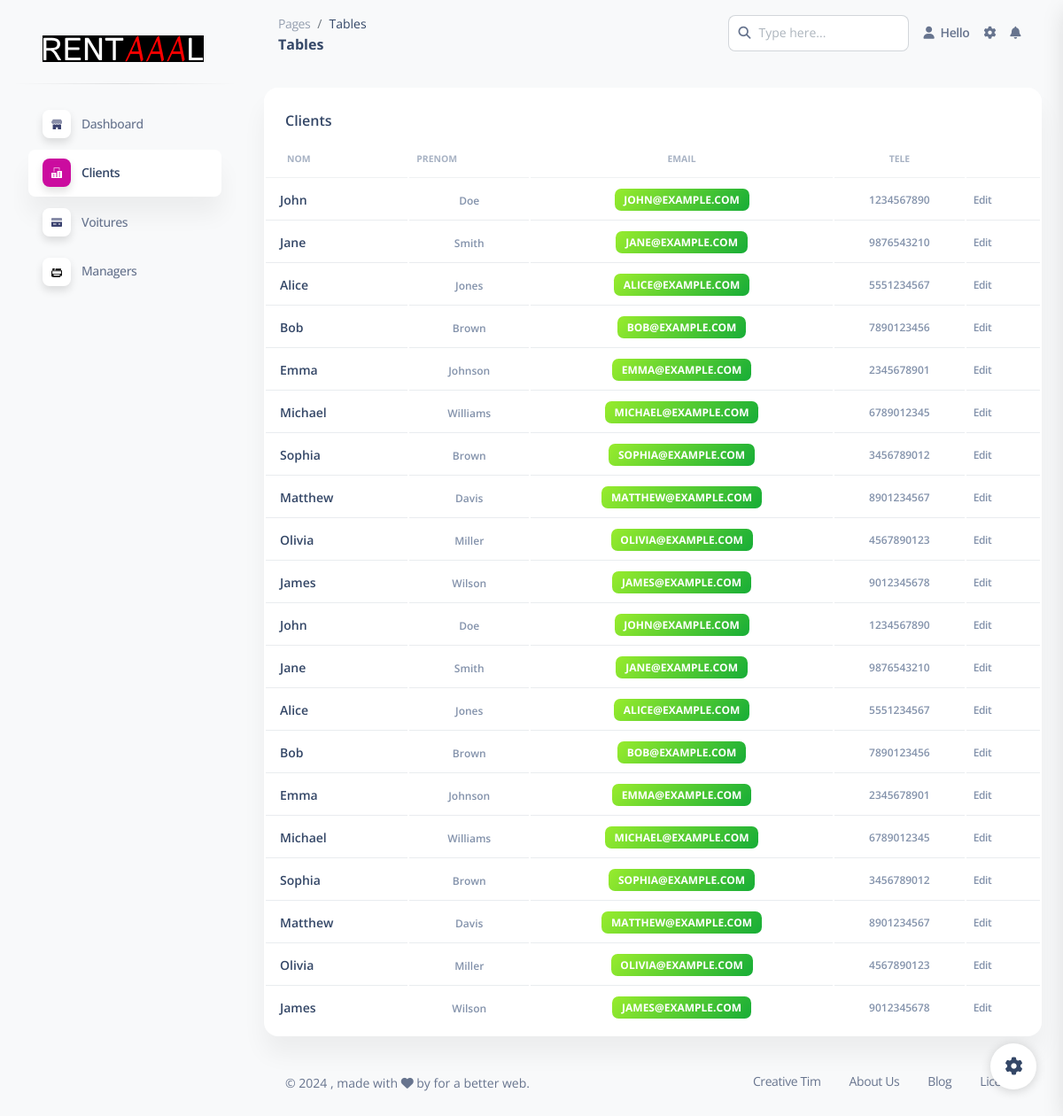
/dashboard/clients, run on the app's committed database.
### tables this page shows
CREATE TABLE client (
                id_client INTEGER PRIMARY KEY AUTOINCREMENT,
                nom TEXT NOT NULL,
                prenom TEXT NOT NULL,
                email TEXT NOT NULL,
                telephone TEXT NOT NULL);

### app.py (the view)
@app.route("/dashboard/clients")
def display_clients():
    clients = fetch_clients_from_database()
    ClientObj = []
    for client in clients:
        cli = Client(client[0], client[1], client[2], client[3], client[4])
        ClientObj.append(cli)
    return render_template("clients.html", clients=ClientObj)

### app.py (called while the page is built)
def fetch_clients_from_database():
    conn = sql.connect("loc.db")
    cursor = conn.cursor()
    cursor.execute("SELECT * FROM client")
    cli = cursor.fetchall()
    conn.close()
    return cli

### templates/clients.html (shortened to what this page needs)
<!DOCTYPE html>
<html lang="en">
  <head>
    <link href="/static/css/nucleo-icons.css" rel="stylesheet" />
    <link href="/static/css/nucleo-svg.css" rel="stylesheet" />
    <link href="/static/css/nucleo-svg.css" rel="stylesheet" />
    <link
      id="pagestyle"
      href="/static/css/soft-ui-dashboard.css"
      rel="stylesheet"
    />
  </head>
  <body class="g-sidenav-show bg-gray-100">
    <aside
      class="sidenav navbar navbar-vertical navbar-expand-xs border-0 border-radius-xl my-3 fixed-start ms-3"
      id="sidenav-main"
    >
      <div class="sidenav-header">
        <a
          class="navbar-brand m-0"
          href=" https://demos.creative-tim.com/soft-ui-dashboard/pages/dashboard.html "
          target="_blank"
        >
          <img
            src="/static/images/RENTAAAL.png"
            style="background-color: black"
            class="navbar-brand-img h-100"
            alt="main_logo"
          />
        </a>
      </div>
      <hr class="horizontal dark mt-0" />
      <div class="collapse navbar-collapse w-auto" id="sidenav-collapse-main">
        <ul class="navbar-nav">
          <li class="nav-item">
            <a class="nav-link" href="{{ url_for ('dashboard')}}">
              <div
                class="icon icon-shape icon-sm shadow border-radius-md bg-white text-center me-2 d-flex align-items-center justify-content-center"
              >
              </div>
              <span class="nav-link-text ms-1">Dashboard</span>
            </a>
          </li>
          <li class="nav-item">
            <a class="nav-link active" href="{{ url_for ('display_clients')}}">
              <div
                class="icon icon-shape icon-sm shadow border-radius-md bg-white text-center me-2 d-flex align-items-center justify-content-center"
              >
              </div>
              <span class="nav-link-text ms-1">Clients</span>
            </a>
          </li>
          <li class="nav-item">
            <a class="nav-link" href="{{ url_for ('all_cars_table')}}">
              <div
                class="icon icon-shape icon-sm shadow border-radius-md bg-white text-center me-2 d-flex align-items-center justify-content-center"
              >
              </div>
              <span class="nav-link-text ms-1">Voitures</span>
            </a>
          </li>
          <li class="nav-item">
          <a class="nav-link  " href="{{ url_for ('display_managers')}}">
            <div class="icon icon-shape icon-sm shadow border-radius-md bg-white text-center me-2 d-flex align-items-center justify-content-center">
            </div>
            <span class="nav-link-text ms-1">Managers</span>
          </a>
        </li>
        </ul>
      </div>
    </aside>
    <main
      class="main-content position-relative max-height-vh-100 h-100 border-radius-lg"
    >
      <nav
        class="navbar navbar-main navbar-expand-lg px-0 mx-4 shadow-none border-radius-xl"
        id="navbarBlur"
        navbar-scroll="true"
      >
        <div class="container-fluid py-1 px-3">
          <nav aria-label="breadcrumb">
            <ol
              class="breadcrumb bg-transparent mb-0 pb-0 pt-1 px-0 me-sm-6 me-5"
            >
              <li class="breadcrumb-item text-sm">
                <a class="opacity-5 text-dark" href="javascript:;">Pages</a>
              </li>
              <li
                class="breadcrumb-item text-sm text-dark active"
                aria-current="page"
              >
                Tables
              </li>
            </ol>
            <h6 class="font-weight-bolder mb-0">Tables</h6>
          </nav>
          <div
            class="collapse navbar-collapse mt-sm-0 mt-2 me-md-0 me-sm-4"
            id="navbar"
          >
            <div class="ms-md-auto pe-md-3 d-flex align-items-center">
              <div class="input-group">
                <span class="input-group-text text-body"
                  ><i class="fas fa-search" aria-hidden="true"></i
                ></span>
                <input
                  type="text"
                  class="form-control"
                  placeholder="Type here..."
                />
              </div>
            </div>
            <ul class="navbar-nav justify-content-end">
              <li class="nav-item d-flex align-items-center">
                <a
                  href="javascript:;"
                  class="nav-link text-body font-weight-bold px-0"
                >
                  <i class="fa fa-user me-sm-1"></i>
                  <span class="d-sm-inline d-none"> Hello {{username}}</span>
                </a>
              </li>
              <li class="nav-item px-3 d-flex align-items-center">
                <a href="javascript:;" class="nav-link text-body p-0">
                  <i
                    class="fa fa-cog fixed-plugin-button-nav cursor-pointer"
                  ></i>
                </a>
              </li>
              <li class="nav-item dropdown pe-2 d-flex align-items-center">
                <a
                  href="javascript:;"
                  class="nav-link text-body p-0"
                  id="dropdownMenuButton"
                  data-bs-toggle="dropdown"
                  aria-expanded="false"
                >
                  <i class="fa fa-bell cursor-pointer"></i>
                </a>
              </li>
            </ul>
          </div>
        </div>
      </nav>
      <div class="container-fluid py-4">
        <div class="row">
          <div class="col-12">
            <div class="card mb-4">
              <div class="card-header pb-0">
                <h6>Clients</h6>
              </div>
              <div class="card-body px-0 pt-0 pb-2">
                <div class="table-responsive p-0">
                  <table class="table align-items-center mb-0">
                    <thead>
                      <tr>
                        <th
                          class="text-uppercase text-secondary text-xxs font-weight-bolder opacity-7"
                        >
                          Nom
                        </th>
                        <th
                          class="text-uppercase text-secondary text-xxs font-weight-bolder opacity-7 ps-2"
                        >
                          Prenom
                        </th>
                        <th
                          class="text-center text-uppercase text-secondary text-xxs font-weight-bolder opacity-7"
                        >
                          Email
                        </th>
                        <th
                          class="text-center text-uppercase text-secondary text-xxs font-weight-bolder opacity-7"
                        >
                          Tele
                        </th>
                        <th class="text-secondary opacity-7"></th>
                      </tr>
                    </thead>
                    <tbody>
                      {% for client in clients %}
                      <tr>
                        <td>
                          <div class="d-flex px-2 py-1">
                            <div
                              class="d-flex flex-column justify-content-center"
                            >
                              <h6 class="mb-0 text-sm">{{ client.nom }}</h6>
                            </div>
                          </div>
                        </td>
                        <td class="align-middle text-center text-sm">
                          <span class="text-secondary text-xs font-weight-bold"
                            > {{ client.prenom }}</span
                          >
                        </td>
                        <td class="align-middle text-center">
                          <span class="badge badge-sm bg-gradient-success"
                            >{{ client.email }}</span
                          >
                        </td>
                        <td class="align-middle text-center">
                          <span class="text-secondary text-xs font-weight-bold"
                            >{{ client.telephone }}</span
                          >
                        </td>
                        <td class="align-middle">
                          <a
                            href="javascript:;"
                            class="text-secondary font-weight-bold text-xs"
                            data-toggle="tooltip"
                            data-original-title="Edit user"
                          >
                            Edit
                          </a>
                        </td>
                      </tr>
                      {% endfor %}
                    </tbody>
                  </table>
                </div>
              </div>
            </div>
          </div>
        </div>
        <footer class="footer pt-3">
          <div class="container-fluid">
            <div class="row align-items-center justify-content-lg-between">
              <div class="col-lg-6 mb-lg-0 mb-4">
                <div
                  class="copyright text-center text-sm text-muted text-lg-start"
                >
                  ©
                  , made with <i class="fa fa-heart"></i> by
                  for a better web.
                </div>
              </div>
              <div class="col-lg-6">
                <ul
                  class="nav nav-footer justify-content-center justify-content-lg-end"
                >
                  <li class="nav-item">
                    <a
                      href="https://www.creative-tim.com"
                      class="nav-link text-muted"
                      target="_blank"
                      >Creative Tim</a
                    >
                  </li>
                  <li class="nav-item">
                    <a
                      href="https://www.creative-tim.com/presentation"
                      class="nav-link text-muted"
                      target="_blank"
                      >About Us</a
                    >
                  </li>
                  <li class="nav-item">
                    <a
                      href="https://www.creative-tim.com/blog"
                      class="nav-link text-muted"
                      target="_blank"
                      >Blog</a
                    >
                  </li>
                  <li class="nav-item">
                    <a
                      href="https://www.creative-tim.com/license"
                      class="nav-link pe-0 text-muted"
                      target="_blank"
                      >License</a
                    >
                  </li>
                </ul>
              </div>
            </div>
          </div>
        </footer>
      </div>
    </main>
    <div class="fixed-plugin">
      <a class="fixed-plugin-button text-dark position-fixed px-3 py-2">
        <i class="fa fa-cog py-2"> </i>
      </a>
    </div>
  </body>
</html>

### static/css/nucleo-svg.css (style rules this page uses)
.icon { display: inline-block; color: #111111; height: 1em; width: 1em; }
.icon-sm { height: 0.8em; width: 0.8em; }
.icon { fill: currentColor; stroke: none; }

### data on the page
client: nom "John", prenom "Doe", email "JOHN@EXAMPLE.COM", telephone "1234567890"
client: nom "Jane", prenom "Smith", email "JANE@EXAMPLE.COM", telephone "9876543210"
client: nom "Alice", prenom "Jones", email "ALICE@EXAMPLE.COM", telephone "5551234567"
client: nom "Bob", prenom "Brown", email "BOB@EXAMPLE.COM", telephone "7890123456"
client: nom "Emma", prenom "Johnson", email "EMMA@EXAMPLE.COM", telephone "2345678901"
client: nom "Michael", prenom "Williams", email "MICHAEL@EXAMPLE.COM", telephone "6789012345"
client: nom "Sophia", prenom "Brown", email "SOPHIA@EXAMPLE.COM", telephone "3456789012"
client: nom "Matthew", prenom "Davis", email "MATTHEW@EXAMPLE.COM", telephone "8901234567"
client: nom "Olivia", prenom "Miller", email "OLIVIA@EXAMPLE.COM", telephone "4567890123"
client: nom "James", prenom "Wilson", email "JAMES@EXAMPLE.COM", telephone "9012345678"
client: nom "John", prenom "Doe", email "JOHN@EXAMPLE.COM", telephone "1234567890"
client: nom "Jane", prenom "Smith", email "JANE@EXAMPLE.COM", telephone "9876543210"
client: nom "Alice", prenom "Jones", email "ALICE@EXAMPLE.COM", telephone "5551234567"
client: nom "Bob", prenom "Brown", email "BOB@EXAMPLE.COM", telephone "7890123456"
client: nom "Emma", prenom "Johnson", email "EMMA@EXAMPLE.COM", telephone "2345678901"
client: nom "Michael", prenom "Williams", email "MICHAEL@EXAMPLE.COM", telephone "6789012345"
client: nom "Sophia", prenom "Brown", email "SOPHIA@EXAMPLE.COM", telephone "3456789012"
client: nom "Matthew", prenom "Davis", email "MATTHEW@EXAMPLE.COM", telephone "8901234567"
client: nom "Olivia", prenom "Miller", email "OLIVIA@EXAMPLE.COM", telephone "4567890123"
client: nom "James", prenom "Wilson", email "JAMES@EXAMPLE.COM", telephone "9012345678"
